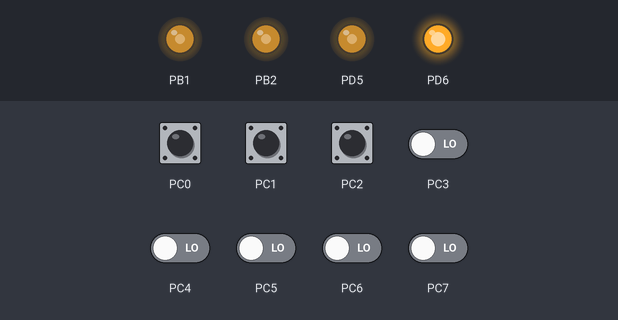
Bench run of a program on a simulated ATmega328P, built with avr-gcc and emulated at 16 MHz. On the bench: output pins drawn as LEDs (lit = HIGH). The inputs (shaded band) are chosen by the test bench; at power-on: PC0–2 HIGH, PC3–7 LOW. What the program prints to the serial monitor is not drawn.

Above: at 1.2 s.
1.3 s: PC0 pulled LOW for 0.15 s
At 3.6 s:
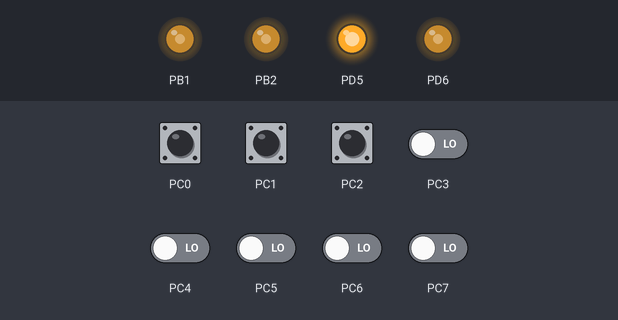
3.9 s: PC1 pulled LOW for 0.15 s
At 5.6 s:
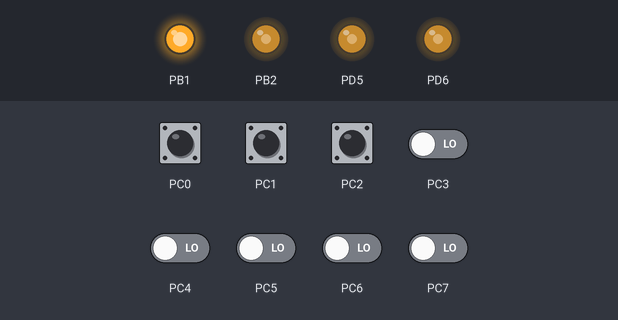
6.5 s: PC2 pulled LOW for 0.15 s
At 8.4 s:
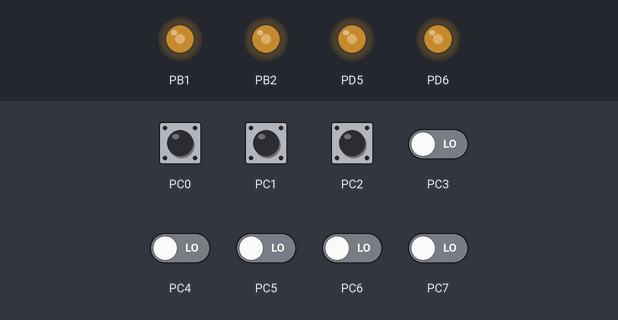
9.6 s: PC0 pulled LOW for 1 s
At 11.1 s:
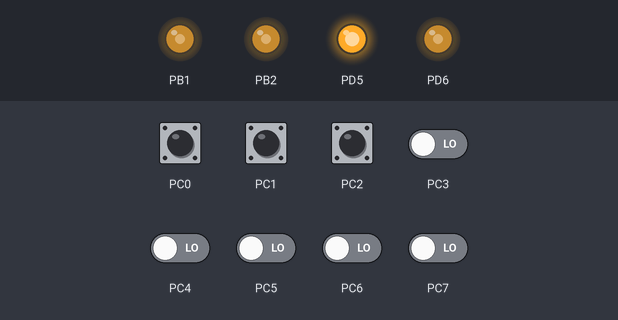
12.2 s: PC1 pulled LOW for 1 s
At 14.3 s:
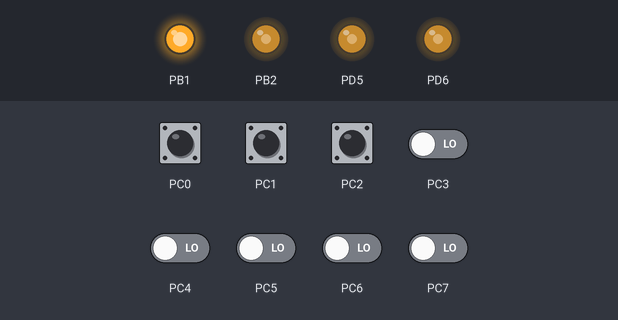
14.8 s: PC2 pulsed LOW 2 times (0.12 s each, 0.3 s apart)
At 18.6 s:
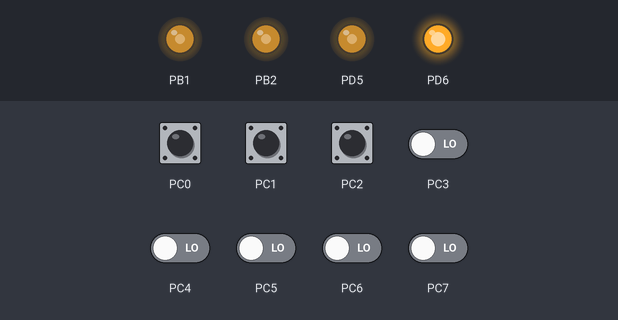
Timing chart, 0 to 19.4 s (numbered marks = the images above; inputs shaded):
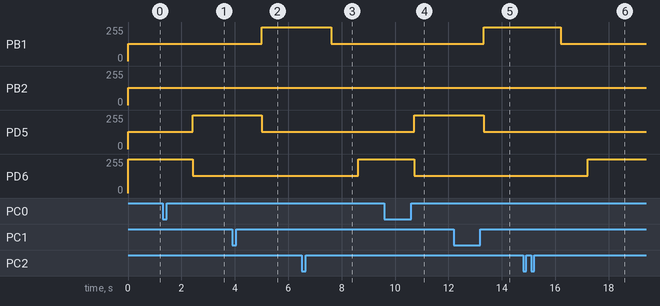

The program:

FanController.c
```c
/*
 * new_rpm.c
 *
 * Created: 30.01.2016 20:12:16
 *  Author: Timm
 */

#include "MCUConsts.h"
#include "UART.h"
#include <avr/io.h>
#include <avr/interrupt.h>
#include <util/delay.h>

#define CH_NUM 4

volatile char ch_duty[CH_NUM] = {128, 128, 128, 128};
//volatile char ch_duty[CH_NUM] = {255, 255, 255, 255};
volatile char* ch_ocr[CH_NUM] = {&OCR0A, &OCR0B, &OCR1AL, &OCR1BL};
volatile char ch_mask[CH_NUM] = {_BV(PINC0), _BV(PINC1), _BV(PINC2), _BV(PINC3)};
volatile uint32_t ch_cycles[CH_NUM];
volatile uint16_t ch_rpm[CH_NUM];

void pin_init(void) {
	// input configuration
	// data direction as inputs
	DDRC &= ~(1 << DDC0); // channel 1
	DDRC &= ~(1 << DDC1); // channel 2
	DDRC &= ~(1 << DDC2); // channel 3

	// input pullups
	PORTC |= (1 << PORTC0); // channel 1
	PORTC |= (1 << PORTC1); // channel 2
	PORTC |= (1 << PORTC2); // channel 3

	// pwm configuration
	// data direction as outputs
	DDRD |= (1 << DDD6); // channel 1
	DDRD |= (1 << DDD5); // channel 2
	DDRB |= (1 << DDB1); // channel 3
	DDRB |= (1 << DDB2); // channel 4

	// set PWM duty cycles
	update_duties();

	// Timer0 setup
	TCCR0A |= (1 << WGM01) | (1 << WGM00); // set timer mode to fast PWM
	TCCR0A |= (1 << COM0B1) | (1 << COM0A1); // configure fast PWM non-inverting mode
	TCCR0B |= _BV(CS00); // set prescaler to 1 and activate timer

	// Timer1 setup
	TCCR1A |= (1 << WGM10);
	TCCR1B |= (1 << WGM12); // set timer mode to 8-bit fast PWM
	TCCR1A |= (1 << COM1A1) | (1 << COM1B1); // configure fast PWM non-inverting mode
	TCCR1B |= _BV(CS10); // set prescaler to 1 and activate timer
}

void update_duties(void) {
	*ch_ocr[0] = ch_duty[0]; // channel 1
	*ch_ocr[1] = ch_duty[1]; // channel 2
	*ch_ocr[2] = ch_duty[2]; // channel 3
	*ch_ocr[3] = ch_duty[3]; // channel 4
}

void measure_rpm() {
	while(uart_tx_active == 1){} // wait for pending uart transmission to finish
	uart_disable();

	measure_channel_rpm(0); // channel 1
	measure_channel_rpm(1); // channel 2
	measure_channel_rpm(2); // channel 3
	//measure_channel_rpm(3); // channel 4

	uart_enable();
}

void measure_channel_rpm(char channel) {
	char old_duty = *ch_ocr[channel];
	*ch_ocr[channel] = 0xFF;

	short counter = 0;
	while (counter < 0x0FFF)
	{
		if (PINC & ch_mask[channel])
		{
			counter = 0;
		}
		else
		{
			counter++;
		}
	}

	pin_timer(&PINC, ch_mask[channel], &ch_cycles[channel]);
	*ch_ocr[channel] = old_duty;
	ch_rpm[channel] = (F_CPU/ch_cycles[channel])*30;
}

extern void pin_timer(char reg, char mask, uint32_t* cycles);

volatile char* rx_buf;
volatile char rx_len;

void my_rx_callback(char* buffer, char length) {
	rx_buf = buffer;
	rx_len = length;
}

int main(void) {
	pin_init();
	uart_init();
	uart_set_rx_callback(&my_rx_callback);
	uart_enable();
	sei();
	while(1)
	{
		uart_send_data(ch_cycles, 4*CH_NUM);
		uart_send_data(ch_rpm, 2*CH_NUM);
		measure_rpm();
		_delay_ms(1000);
	}
}
```

MCUConsts.h
```c
/*
 * MCUConsts.h
 *
 * Created: 02.02.2016 03:00:08
 *  Author: Timm
 */


#ifndef MCUCONSTS_H_
#define MCUCONSTS_H_

#define F_CPU 16000000
#define BAUD 38400

#endif /* MCUCONSTS_H_ */
```

UART.c
```c
/*
 * UART.c
 *
 * Created: 02.02.2016 01:14:34
 *  Author: Timm
 */

#include "MCUConsts.h"
#include "UART.h"
#include <avr/io.h>
#include <avr/interrupt.h>
#include <util/setbaud.h>

#define RX_CHUNK_LENGTH 4

volatile char* tx_buf;
volatile char* rx_buf;
volatile char tx_len = 0;
volatile char rx_len = 0;

volatile char uart_tx_active = 0;
volatile char uart_rx_active = 0;
volatile char uart_enabled = 0;

volatile rx_callback_t rx_callback;

void uart_init(void) {
	UBRR0H = UBRRH_VALUE;
	UBRR0L = UBRRL_VALUE;

	#if USE_2X
	UCSR0A |= _BV(U2X0);
	#else
	UCSR0A &= ~(_BV(U2X0));
	#endif

	UCSR0C = _BV(UCSZ01) | _BV(UCSZ00); // 8-bit data
}

void uart_enable(void){
	UCSR0B |= _BV(RXCIE0);
	UCSR0B |= _BV(RXEN0);
	UCSR0B |= _BV(TXEN0);   // Enable RX complete interrupt, RX and TX
	uart_enabled = 1;
}

void uart_disable(void){
	UCSR0B &= ~_BV(RXCIE0);
	UCSR0B &= ~_BV(RXEN0);
	UCSR0B &= ~_BV(TXEN0);   // Disable RX complete interrupt, RX and TX
	uart_enabled = 0;
}

void uart_send_data(char* data, char size){
	if (!uart_enabled)
		return;

	while(uart_tx_active == 1){}
	tx_len = size;
	tx_buf = data;
	uart_tx_active = 1;
	UCSR0B |= _BV(UDRIE0); // enable USART Data Register Empty Interrupt
}

void uart_send_string(char* data){
	char size = 0;
	char* temp = data;
	while (*temp != '\0' && size < 255)
	{
		temp++;
		size++;
	}
	uart_send_data(data, size);
}

void uart_set_rx_callback(rx_callback_t callback){
	rx_callback = callback;
}

ISR(USART_RX_vect)
{
	//*(rx_buf++) = UDR0;
	//rx_len++;
	//
	//if (rx_len >= RX_CHUNK_LENGTH)
	//{
		//rx_callback(rx_buf, rx_len);
		//rx_len = 0;
	//}
	char temp = UDR0;
	OCR0A = temp;
	OCR0B = temp;
	OCR1AL = temp;
	OCR1BL = temp;
}

ISR(USART_UDRE_vect)
{
	if (tx_len > 0)
	{
		tx_len--;
		char data = *(tx_buf++);
		UDR0 = data;
	}
	else
	{
		UCSR0B &= ~_BV(UDRIE0); // disable USART Data Register Empty Interrupt
		uart_tx_active = 0;
	}
}
```

UART.h
```c
/*
 * UART.h
 *
 * Created: 02.02.2016 01:23:49
 *  Author: Timm
 */

#ifndef UART_H_
#define UART_H_

typedef void (*rx_callback_t)(char* buffer, char length);

extern volatile char uart_enabled;
extern volatile char uart_rx_active;
extern volatile char uart_tx_active;

void uart_init(void);
void uart_disable(void);
void uart_enable(void);
void uart_send_data(char* data, char size);
void uart_send_string(char* data);
void uart_set_rx_callback(rx_callback_t callback);

#endif /* UART_H_ */
```

Measured:
- after the input at 1.3 s, PD5: 128/255 → 255/255 after 1.1 s; PD6: 255/255 → 128/255 after 1.1 s
- after the input at 3.9 s, PB1: 128/255 → 255/255 after 1.1 s; PD5: 255/255 → 128/255 after 1.1 s
- after the input at 6.5 s, PB1: 255/255 → 128/255 after 1.1 s; PD6: 128/255 → 255/255 after 2.1 s
- after the input at 9.6 s, PD5: 128/255 → 255/255 after 1.1 s; PD6: 255/255 → 128/255 after 1.1 s
- after the input at 12.2 s, PB1: 128/255 → 255/255 after 1.1 s; PD5: 255/255 → 128/255 after 1.1 s
- after the input at 14.8 s, PB1: 255/255 → 128/255 after 1.4 s; PD6: 128/255 → 255/255 after 2.4 s
